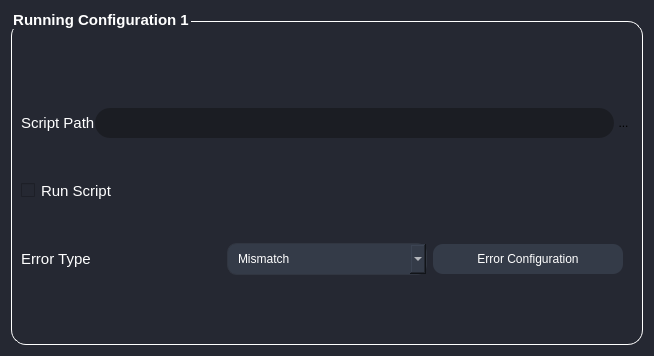
<?xml version="1.0" encoding="UTF-8"?>
<ui version="4.0">
 <class>RunningConfiguration</class>
 <widget class="QWidget" name="RunningConfiguration">
  <property name="geometry">
   <rect>
    <x>0</x>
    <y>0</y>
    <width>654</width>
    <height>356</height>
   </rect>
  </property>
  <property name="windowTitle">
   <string>Form</string>
  </property>
  <property name="styleSheet">
   <string notr="true">QWidget{
	border-radius: 15px;
	background-color: rgb(37, 40, 50);
}
QCheckBox{
	color: rgb(255, 255, 255);
	font-size: 11pt;
}
QComboBox {
	background-color: rgb(52, 59, 72);
	border: 1px solid rgb(49, 54, 65);
	height: 30px;
	border-radius: 10px;
	padding-left: 10px;
	padding-right: 15px;
	color: rgb(255, 255, 255);
}
QComboBox QAbstractItemView {
    background-color:rgb(27, 29, 35);
	border: 0px;
	color: #fff;
    selection-background-color: rgb(22, 51, 79);
    outline: none;
}
QComboBox QAbstractItemView::item:selected {
    background-color: rgb(22, 51, 79);
}
QComboBox:on {
	border: 0px solid rgb(61, 70, 86);
	background-color: rgb(57, 65, 80)
}
QComboBox QListView {
	background-color: rgb(27, 29, 35);
	border-radius: 10px;
	color: #FFF;
	padding: 10px;
}
QComboBox:disabled {
	background-color: #808080;
}
/* Label */
QLabel{
	color: rgb(255, 255, 255);
	font-size: 11pt;

}
QLineEdit{
	border: 0px solid rgb(37, 39, 48);
	height: 30px;
	border-radius: 15px;
	color: white;
	padding-left: 20px;
	padding-right: 20px;
	background-color: rgb(27, 29, 35);
}
QLineEdit:hover{
	border: 2px solid rgb(64, 71, 88)
}
QLineEdit:focus{
	border: 3px solid rgb(91, 101, 124);
	color: white;
}
QLineEdit:disabled {
	background-color: #808080;
}
/* QGroupBox  */
QGroupBox{
	margin-top: 10px;
	background-color: transparent;
    border: 1px solid rgb(255, 255, 255);
	padding-top: 20px;
}
QGroupBox::title{
	color: rgb(255, 255, 255);
	font-size: 12pt;
	margin-top: 10px;
	bottom: 20px;
}
/* Button */
QPushButton {
	border: 0px solid rgb(52, 59, 72);
	background-color: rgb(52, 59, 72);
	color: rgb(255, 255, 255);
	border-radius: 10px;
	margin-right:10px;
}
QPushButton:hover {
	background-color: rgb(57, 65, 80);
	border: 5px solid transparent;
}
QPushButton:pressed {
	background-color: rgb(35, 40, 49);
	border: 7px solid transparent;
}
QPushButton:disabled {
	background-color: rgb(102, 109, 122);
	color: rgb(168, 168, 168);
}
</string>
  </property>
  <layout class="QVBoxLayout" name="verticalLayout">
   <item>
    <widget class="QGroupBox" name="groupBox">
     <property name="font">
      <font>
       <pointsize>11</pointsize>
       <weight>75</weight>
       <bold>true</bold>
      </font>
     </property>
     <property name="styleSheet">
      <string notr="true">QWidget{
	border-radius: 15px;
	background-color: rgb(37, 40, 50);
}
QCheckBox{
	color: rgb(255, 255, 255);
	font-size: 11pt;
}
QComboBox {
	background-color: rgb(52, 59, 72);
	border: 1px solid rgb(49, 54, 65);
	height: 30px;
	border-radius: 10px;
	padding-left: 10px;
	padding-right: 15px;
	color: rgb(255, 255, 255);
}
QComboBox QAbstractItemView {
    background-color:rgb(27, 29, 35);
	border: 0px;
	color: #fff;
    selection-background-color: rgb(22, 51, 79);
    outline: none;
}
QComboBox QAbstractItemView::item:selected {
    background-color: rgb(22, 51, 79);
}
QComboBox:on {
	border: 0px solid rgb(61, 70, 86);
	background-color: rgb(57, 65, 80)
}
QComboBox QListView {
	background-color: rgb(27, 29, 35);
	border-radius: 10px;
	color: #FFF;
	padding: 10px;
}
QComboBox:disabled {
	background-color: #808080;
}
/* Label */
QLabel{
	color: rgb(255, 255, 255);
	font-size: 11pt;

}
QLineEdit{
	border: 0px solid rgb(37, 39, 48);
	height: 30px;
	border-radius: 15px;
	color: white;
	padding-left: 20px;
	padding-right: 20px;
	background-color: rgb(27, 29, 35);
}
QLineEdit:hover{
	border: 2px solid rgb(64, 71, 88)
}
QLineEdit:focus{
	border: 3px solid rgb(91, 101, 124);
	color: white;
}
QLineEdit:disabled {
	background-color: #808080;
}
/* QGroupBox  */
QGroupBox{
	margin-top: 10px;
	background-color: transparent;
    border: 1px solid rgb(255, 255, 255);
	padding-top: 20px;
}
QGroupBox::title{
	color: rgb(255, 255, 255);
	font-size: 12pt;
	margin-top: 10px;
	bottom: 20px;
	font-style:bold;

}
/* Button */
QPushButton {
	border: 0px solid rgb(52, 59, 72);
	background-color: rgb(52, 59, 72);
	color: rgb(255, 255, 255);
	border-radius: 10px;
	margin-right:10px;
}
QPushButton:hover {
	background-color: rgb(57, 65, 80);
	border: 5px solid transparent;
}
QPushButton:pressed {
	background-color: rgb(35, 40, 49);
	border: 7px solid transparent;
}
QPushButton:disabled {
	background-color: rgb(102, 109, 122);
	color: rgb(168, 168, 168);
}
</string>
     </property>
     <property name="title">
      <string>Running Configuration 1</string>
     </property>
     <layout class="QVBoxLayout" name="verticalLayout_2">
      <item>
       <spacer name="verticalSpacer">
        <property name="orientation">
         <enum>Qt::Vertical</enum>
        </property>
        <property name="sizeType">
         <enum>QSizePolicy::Minimum</enum>
        </property>
        <property name="sizeHint" stdset="0">
         <size>
          <width>20</width>
          <height>20</height>
         </size>
        </property>
       </spacer>
      </item>
      <item>
       <layout class="QHBoxLayout" name="ScriptPath_horizontalLayout">
        <property name="spacing">
         <number>0</number>
        </property>
        <item>
         <widget class="QLabel" name="ScriptPath_label">
          <property name="font">
           <font>
            <family>MS Shell Dlg 2</family>
            <pointsize>11</pointsize>
            <weight>50</weight>
            <italic>false</italic>
            <bold>false</bold>
           </font>
          </property>
          <property name="lineWidth">
           <number>0</number>
          </property>
          <property name="text">
           <string>Script Path</string>
          </property>
         </widget>
        </item>
        <item>
         <widget class="QLineEdit" name="ScriptPath_lineEdit">
          <property name="focusPolicy">
           <enum>Qt::ClickFocus</enum>
          </property>
          <property name="styleSheet">
           <string notr="true"/>
          </property>
         </widget>
        </item>
        <item>
         <widget class="QToolButton" name="BrowseScriptPath_button">
          <property name="styleSheet">
           <string notr="true">QToolButton {
    border: none; /* Remove border */
    background-color: transparent; /* Set background color to transparent */
}

QToolButton::icon {
    background-color: transparent; /* Set icon background color to transparent */
}</string>
          </property>
          <property name="text">
           <string>...</string>
          </property>
          <property name="icon">
           <iconset>
            <normaloff>:/icons/icons/folder_icon.png</normaloff>:/icons/icons/folder_icon.png</iconset>
          </property>
         </widget>
        </item>
       </layout>
      </item>
      <item>
       <widget class="QCheckBox" name="RunC_2">
        <property name="text">
         <string>Run Script</string>
        </property>
       </widget>
      </item>
      <item>
       <layout class="QHBoxLayout" name="ErrorType_horizontalLayout">
        <property name="topMargin">
         <number>0</number>
        </property>
        <item>
         <widget class="QLabel" name="ErrorL_2">
          <property name="text">
           <string>Error Type</string>
          </property>
         </widget>
        </item>
        <item>
         <widget class="QComboBox" name="ErrorC_2">
          <item>
           <property name="text">
            <string>Mismatch</string>
           </property>
          </item>
          <item>
           <property name="text">
            <string>Crash</string>
           </property>
          </item>
          <item>
           <property name="text">
            <string>Hang</string>
           </property>
          </item>
         </widget>
        </item>
        <item>
         <widget class="QPushButton" name="ErrorConf_2">
          <property name="sizePolicy">
           <sizepolicy hsizetype="Minimum" vsizetype="Fixed">
            <horstretch>0</horstretch>
            <verstretch>88</verstretch>
           </sizepolicy>
          </property>
          <property name="minimumSize">
           <size>
            <width>0</width>
            <height>30</height>
           </size>
          </property>
          <property name="text">
           <string>Error Configuration</string>
          </property>
         </widget>
        </item>
       </layout>
      </item>
      <item>
       <spacer name="verticalSpacer_2">
        <property name="orientation">
         <enum>Qt::Vertical</enum>
        </property>
        <property name="sizeType">
         <enum>QSizePolicy::Minimum</enum>
        </property>
        <property name="sizeHint" stdset="0">
         <size>
          <width>20</width>
          <height>20</height>
         </size>
        </property>
       </spacer>
      </item>
     </layout>
    </widget>
   </item>
  </layout>
 </widget>
 <resources/>
 <connections/>
</ui>
